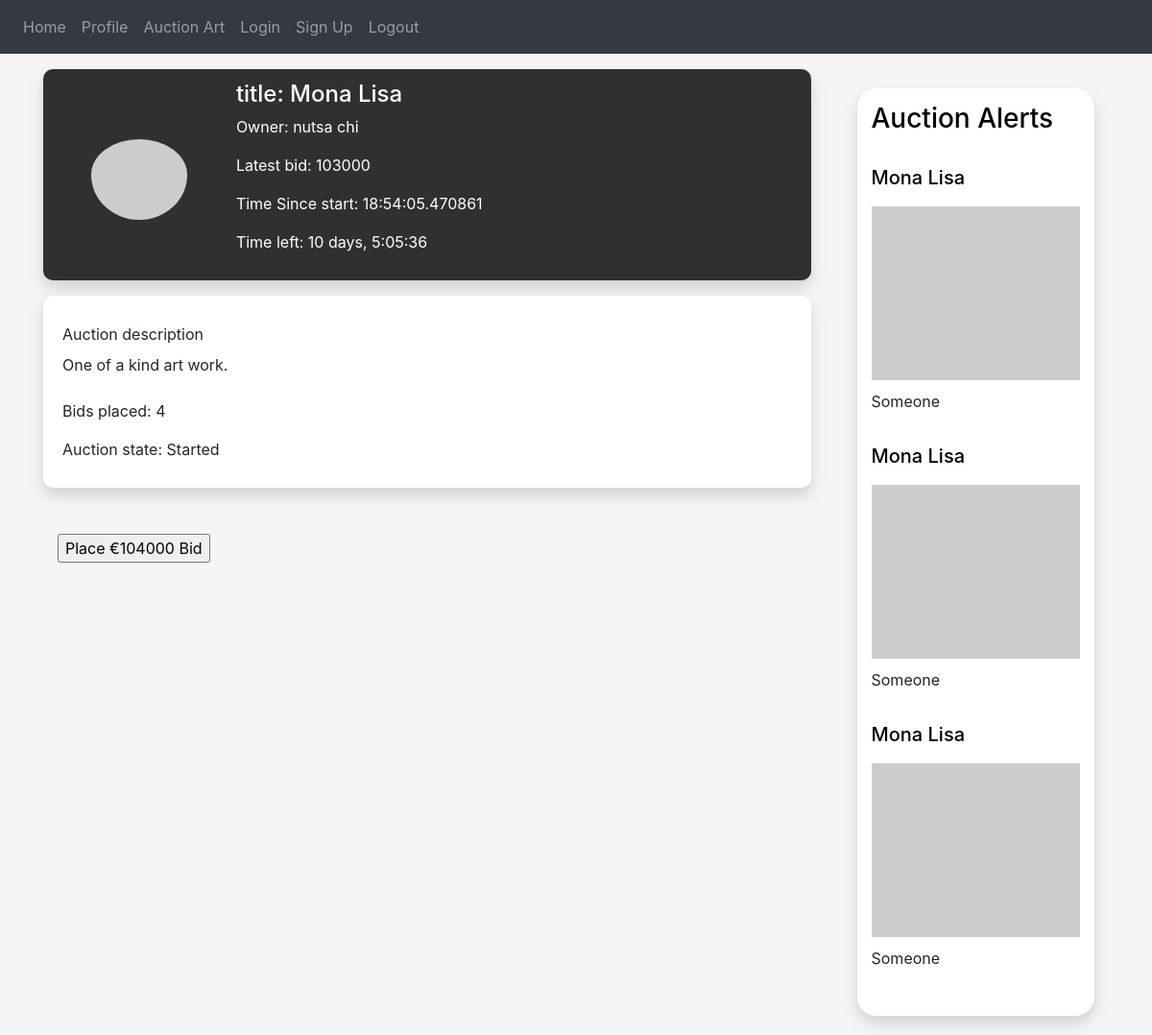
Page /auction?id=2 (signed in) on the committed database.
### auctionly/art/art.py (models this page shows, shortened)
class Art(db.Model):
    id = db.Column(db.Integer, primary_key=True)
    owner_id = db.Column(db.Integer, db.ForeignKey("user.id"))
    name = db.Column(db.String(150))
    description = db.Column(db.String(150))
    image = db.Column(db.String(150))
    art_category = db.Column(db.String(150))
    up_for_auction = db.Column(db.String(5))
    def get_name(self):
        return self.name

### auctionly/users/seller.py (models this page shows, shortened)
class Seller(User):
    """ Creating the seller object and returning information for it"""

### auctionly/auction/auction.py (models this page shows, shortened)
class Auction(db.Model):
    id = db.Column(db.Integer, primary_key=True)
    end_time = db.Column(db.DateTime, nullable=False,
                         default=datetime.datetime.utcnow)
    seller_id = db.Column(db.Integer, db.ForeignKey("user.id"))
    art_id = db.Column(db.Integer, db.ForeignKey("art.id"))
    description = db.Column(db.String(150))
    starter_price = db.Column(db.String(150))
    bid_increment = db.Column(db.String(150))
    upload_time = db.Column(db.DateTime, default=datetime.datetime.utcnow)
    def get_upload_time(self):
        return self.upload_time
    def get_end_time(self):
        return self.end_time
    def get_seller_id(self):
        return self.seller_id
    def get_auction_id(self):
        return self.id
    def get_art_id(self):
        return self.art_id
    def get_auction_description(self):
        return self.description
    def get_starter_price(self):
        return self.starter_price
    def get_bid_increment(self):
        return self.bid_increment
    def get_state(self):
        self.state = Started()
        print(self.state)
        return self.state
    def get_time_since_start(self):
        now = datetime.datetime.now()
        return now - self.get_upload_time()
    def get_time_left(self):
        time_out = self.get_end_time()
        now = datetime.datetime.now()
        if now >= time_out:
            return 0
        return time_out - now
    def get_bids(self):
        return Bid.query.filter_by(auction_id=self.get_auction_id()).all()
    def get_highest_bid(self):
        if self.get_number_of_bids() == 0:
            return None
        bids = self.get_bids()
        highest_bid_amount = int(self.get_starter_price())
        highest_bid = None
        for bid in bids:
            if bid.get_amount() >= highest_bid_amount:
                highest_bid_amount = bid.get_amount()
                highest_bid = bid
        return highest_bid
    def get_latest_bid(self):
        highest_bid = self.get_highest_bid()
        if highest_bid is None:
            return 0
        return highest_bid.get_amount()
    def get_current_bidding_price(self):
        if len(self.get_bids()) == 0:
            return self.get_starter_price()
        latest_bid = self.get_latest_bid()
        return int(latest_bid) + int(self.get_bid_increment())
    def get_number_of_bids(self):
        return len(self.get_bids())
    def get_title(self):
        art = Art.query.filter_by(id=self.get_art_id()).one()
        return art.get_name()
    def able_to_place_bid(self, user: User):
        if (
            self.has_timed_out()
            or self.is_own_auction(user)
        ):
            return False
        return True
    def is_own_auction(self, cur_user: User):
        if str(cur_user.get_id()) == str(self.get_seller_id()):
            return True
        return False
    def has_timed_out(self):
        timed_out = self.get_end_time() <= datetime.datetime.now()
        if timed_out:
            self.state = Ended()
        return timed_out

### auctionly/bid/bid.py (models this page shows, shortened)
class Bid(db.Model):
    __tablename__ = 'bid'
    id = db.Column(db.Integer, primary_key=True)
    user_id = db.Column(db.Integer, db.ForeignKey("user.id"))
    auction_id = db.Column(db.Integer, db.ForeignKey("auction.id"))
    time = db.Column(db.DateTime, default=datetime.utcnow)
    amount = db.Column(db.Integer)
    def get_amount(self):
        return self.amount

### auctionly/views.py (the view, shortened to what this page needs)
@views.route('/auction', methods=['GET', 'POST'])
@login_required
def auction():
    user = flask_login.current_user
    user_id = user.get_id()
    auction_id = request.args.get('id')
    current_auction = Auction.query.filter_by(id=auction_id).first()
    seller_id = current_auction.get_seller_id()
    seller = User.query.filter_by(id=seller_id).first()
    bids_placed_by_user = Auction.query.filter_by(seller_id=user_id).first()
    return render_template("auction.html",
                           auction=current_auction,
                           seller=seller,
                           bid_placed=bids_placed_by_user,
                           user=user)

### auctionly/__init__.py (called while the page is built)
def create_app():
    app = Flask(__name__)
    app.config['SECRET_KEY'] = 'alkjsfkalalfks'
    app.config['SQLALCHEMY_DATABASE_URI'] = f'sqlite:///{DB_NAME}'
    db.init_app(app)
    from .views import views
    from .auth import auth
    app.register_blueprint(views, url_prefix='/')
    app.register_blueprint(auth, url_prefix='/')
    from .users.user import User
    create_database(app)
    login_manager = LoginManager()
    login_manager.login_view = 'auth.login'
    login_manager.init_app(app)
    @login_manager.user_loader
    def load_user(id):
        return User.query.get(int(id))
    return app

### auctionly/auction/auction_state.py (called while the page is built)
    def __str__(self):
        return "Started"

### auctionly/users/user.py (called while the page is built)
    def get_full_name(self):
        return self.first_name + " " + self.last_name

### auctionly/templates/auction.html (shortened to what this page needs)
{% extends "base.html" %} {% block title %}Auction{% endblock %} {% block content %}
<!DOCTYPE html>
<html lang="en">
<head>
    <link href="../static/css/profile-style.css" rel="stylesheet">
</head>
<div class="container mt-3">
    <div class="main-page">
        <div class="row">
            <div class="col-lg-9 pr-5">
                <div class="row card-profile">
                    <div class="col-3 d-flex justify-content-center align-items-center">
                        <img src="https://picsum.photos/600/500" class="img-circle" style="padding-top: 10px; align-items: center;">
                    </div>
                    <div class="col-6 pl-3 d-flex justify-content-center align-items-start flex-column">
                        <div class="row">
                            <h4 class="user-name"> title: {{auction.get_title()}} </h4>
                        </div>
                        <div class="row">
                            <p class="user-profession"> Owner: {{seller.get_full_name()}} </p>
                        </div>
                        <div class="row">
                            <p class="user-connections"> Latest bid: {{auction.get_latest_bid()}} </p>
                        </div>
                        <div class="row">
                            <p class="user-connections"> Time Since start: {{auction.get_time_since_start()}} </p>
                        </div>
                        <div class="row">
                            <p class="user-connections"> Time left: {{auction.get_time_left()}}
                        </div>
                    </div>
                </div>
                <div class="row h-22 mt-3">
                    <div class="card-about">
                        <div class="col">
                            <div class="row mt-2">
                                <h8 class="mb-2" style="bold">Auction description</h8>
                            </div>
                            <div class="row">
                                <p style="">{{auction.get_auction_description()}}</p>
                            </div>
                            <div class="row mt-2">
                                <h8 class="mb-2" style="bold">Bids placed: {{auction.get_number_of_bids()}}</h8>
                            </div>
                            <div class="row mt-2">
                                <h8 class="mb-2" style="bold">Auction state: {{auction.get_state()}}</h8>
                            </div>
                        </div>
                    </div>
                </div>
                <br><br> {% if auction.able_to_place_bid(user): %}
                <form method="POST">
                    <input type="submit" name="auction_action" value="Place €{{auction.get_current_bidding_price()}} Bid" />
                </form>
                {% elif auction.has_user_won_auction(user): %}
                <h8 class="mb-2" style="bold">This auction has ended. Claim art below. </h8>
                <form method="POST">
                    <input type="submit" name='claim_art' value="Claim Art" />
                </form>
                {% elif auction.is_own_auction(user): %}
                <form method="POST">
                    <input type="submit" name="auction_action" value="Edit Auction" />
                </form>
                {% endif %}
            </div>
            <div class="col-lg-3 display: flex">
                <div class="auctions-card">
                    <h3><a style="color: #000000; text-decoration: none;" type="submit" name="view">Auction Alerts</a></h3>
                    <br>
                    <div class="media">
                        <div class="media-body">
                            <h5><a style="color: #000000; text-decoration: none;" type="submit" name="view">Mona Lisa</a></h5>
                            <img src="https://picsum.photos/600/500" class="img-fluid center-small" style="padding-top: 10px; align-items: center;">
                            <h7><a style="text-decoration: none; padding-top: 10px;" type="submit" name="view">Someone</a></h7>
                        </div>
                    </div>
                    <div class="media">
                        <div class="media-body">
                            <h5><a style="color: #000000; text-decoration: none;" type="submit" name="view">Mona Lisa</a></h5>
                            <img src="https://picsum.photos/600/500" class="img-fluid center-small" style="padding-top: 10px; align-items: center;">
                            <h7><a style="text-decoration: none; padding-top: 10px;" type="submit" name="view">Someone</a></h7>
                        </div>
                    </div>
                    <div class="media">
                        <div class="media-body">
                            <h5><a style="color: #000000; text-decoration: none;" type="submit" name="view">Mona Lisa</a></h5>
                            <img src="https://picsum.photos/600/500" class="img-fluid center-small" style="padding-top: 10px; align-items: center;">
                            <h7><a style="text-decoration: none; padding-top: 10px;" type="submit" name="view">Someone</a></h7>
                        </div>
                    </div>
                </div>
            </div>
        </div>
    </div>
</div>
</body>
</html>
{% endblock %}

### auctionly/static/css/profile-style.css (style rules this page uses)
body { background-color: #f5f5f5f5; }
html { overflow-y: overlay; }
.card-profile { background: -webkit-linear-gradient(top left, #303030, #303030); box-shadow: 0px 8px 16px rgba(0, 0, 0, 0.15); border-radius: 10px; height: 220px; color: #ffffff; }
.img-circle { border-radius: 50%; max-height: 100px; max-width: 100px; }
.card-about { background-color: #ffffff; box-shadow: 0px 8px 16px rgba(0, 0, 0, 0.15); border-radius: 10px; width: 100%; padding: 20px; }
.row { display: flex; }
.auctions-card { padding: 15px; border-radius: 20px; box-shadow: 0px 8px 16px rgba(0, 0, 0, 0.15); background-color: white; display: flex; justify-content: center; flex-direction: column; flex-wrap: wrap; margin-top: 20px; margin-bottom: 20px; }
.center-small { display: block; margin-left: auto; margin-right: auto; width: 100%; }

### rows in the picture
Art: get_title "Mona Lisa"
Seller: get_full_name "nutsa chi"
Auction: get_latest_bid "103000", get_time_since_start "18:54:05.470861", get_time_left "10 days, 5:05:36", get_auction_description "One of a kind art work.", auction_action "Place €104000 Bid"

### other values in the picture
{{ auction.get_number_of_bids() }} "4"
{{ auction.get_state() }} "Started"
